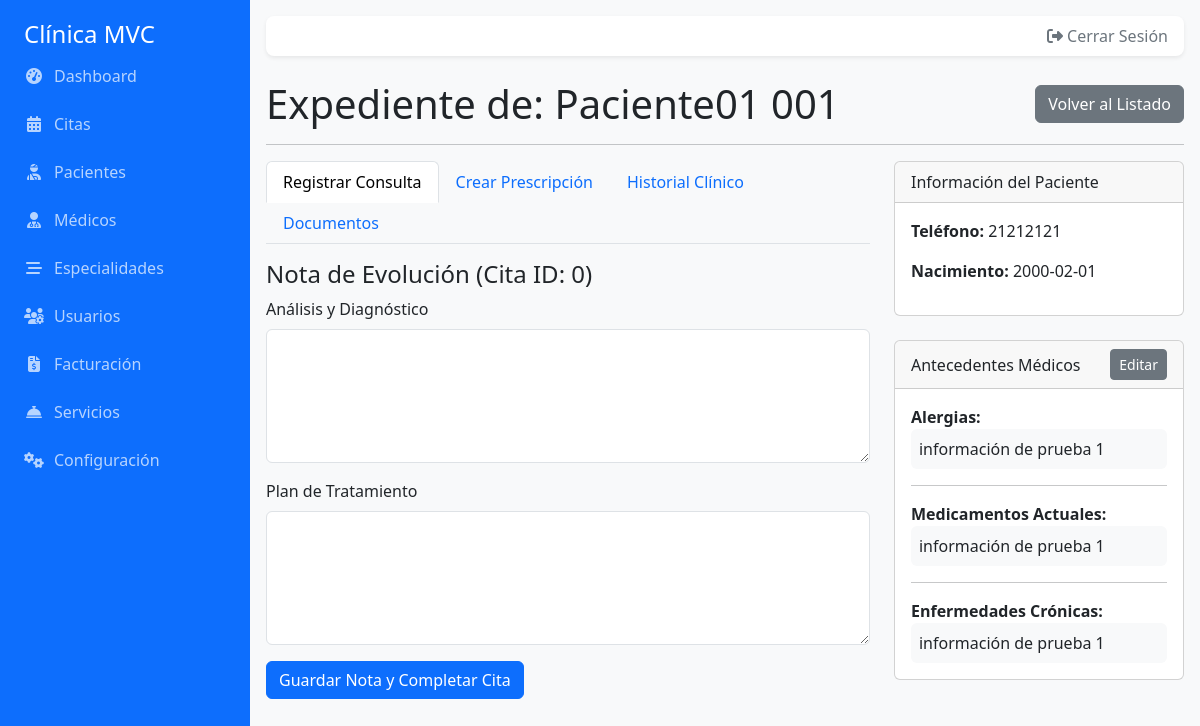
/index.php?controller=Paciente&action=verExpediente&id=1 (signed in), run on the app's committed database.
### tables this page shows
CREATE TABLE `pacientes` (
  `id_paciente` int(11) NOT NULL,
  `id_usuario` int(11) DEFAULT NULL,
  `nombres` varchar(100) NOT NULL,
  `apellidos` varchar(100) NOT NULL,
  `documento_identidad` varchar(20) DEFAULT NULL,
  `fecha_nacimiento` date DEFAULT NULL,
  `telefono` varchar(20) DEFAULT NULL
);

CREATE TABLE `antecedentes_paciente` (
  `id_antecedente` int(11) NOT NULL,
  `id_paciente` int(11) NOT NULL,
  `alergias` text DEFAULT NULL,
  `medicamentos_actuales` text DEFAULT NULL,
  `enfermedades_cronicas` text DEFAULT NULL,
  `ultima_actualizacion` timestamp NOT NULL DEFAULT current_timestamp() ON UPDATE current_timestamp()
);

### app/controllers/PacienteController.php (called while the page is built, shortened)
<?php
require_once __DIR__ . '/../models/Paciente.php';
require_once __DIR__ . '/../models/Antecedente.php';
class PacienteController {
    public function verExpediente() {
        $id_paciente = filter_input(INPUT_GET, 'id', FILTER_SANITIZE_NUMBER_INT);
        $db = (new Database())->getConnection();
        $paciente_model = new Paciente($db);
        $datos_paciente = $paciente_model->buscarPorId($id_paciente);
        $antecedente_model = new Antecedente($db);
        $antecedentes = $antecedente_model->buscarPorPaciente($id_paciente);
        $id_cita_actual = 0;
        require_once __DIR__ . '/../views/medico/expediente.php';
    }
}

### app/models/Paciente.php (called while the page is built, shortened)
<?php
class Paciente {
    private $conn;
    private $tabla = "pacientes";
    public function __construct($db) {
        $this->conn = $db;
    }
    public function buscarPorId($id_paciente) {
        $query = "SELECT p.*, u.correo_electronico
                  FROM " . $this->tabla . " p
                  LEFT JOIN usuarios u ON p.id_usuario = u.id_usuario
                  WHERE p.id_paciente = ? LIMIT 1";
        $stmt = $this->conn->prepare($query);
        $stmt->bindParam(1, $id_paciente);
        $stmt->execute();
        return $stmt->fetch(PDO::FETCH_ASSOC);
    }
}

### app/models/Antecedente.php (called while the page is built, shortened)
<?php
class Antecedente {
    private $conn;
    private $tabla = "antecedentes_paciente";
    public function __construct($db) {
        $this->conn = $db;
    }
    public function buscarPorPaciente($id_paciente) {
        $query = "SELECT * FROM " . $this->tabla . " WHERE id_paciente = ? LIMIT 1";
        $stmt = $this->conn->prepare($query);
        $stmt->bindParam(1, $id_paciente);
        $stmt->execute();
        return $stmt->fetch(PDO::FETCH_ASSOC);
    }
}

### app/views/medico/expediente.php (the view, shortened to what this page needs)
<?php require_once __DIR__ . '/../layout/header.php'; ?>
<div class="d-flex justify-content-between align-items-center mb-3">
    <h1 class="mb-0">Expediente de: <?php echo htmlspecialchars($datos_paciente['nombres'] . ' ' . $datos_paciente['apellidos']); ?></h1>
    <?php if (isset($_SESSION['rol']) && $_SESSION['rol'] == 'Administrador'): ?>
        <a href="index.php?controller=Paciente&action=index" class="btn btn-secondary">Volver al Listado</a>
    <?php else: ?>
        <a href="index.php?controller=Medico&action=agenda" class="btn btn-secondary">Volver a la Agenda</a>
    <?php endif; ?>
</div>
<hr>
<div class="row">
    <div class="col-md-8">
        <ul class="nav nav-tabs" id="expedienteTab" role="tablist">
            <li class="nav-item" role="presentation"><button class="nav-link active" id="nota-actual-tab" data-bs-toggle="tab" data-bs-target="#nota-actual" type="button">Registrar Consulta</button></li>
            <li class="nav-item" role="presentation"><button class="nav-link" id="prescripcion-tab" data-bs-toggle="tab" data-bs-target="#prescripcion" type="button">Crear Prescripción</button></li>
            <li class="nav-item" role="presentation"><button class="nav-link" id="historial-tab" data-bs-toggle="tab" data-bs-target="#historial" type="button">Historial Clínico</button></li>
            <li class="nav-item" role="presentation"><button class="nav-link" id="documentos-tab" data-bs-toggle="tab" data-bs-target="#documentos" type="button">Documentos</button></li>
        </ul>
        <div class="tab-content pt-3" id="expedienteTabContent">
            <div class="tab-pane fade show active" id="nota-actual" role="tabpanel">
                <h4>Nota de Evolución (Cita ID: <?php echo $id_cita_actual; ?>)</h4>
                <form action="index.php?controller=Historial&action=guardar" method="POST">
                    <div class="mb-3">
                        <label for="analisis_diagnostico" class="form-label">Análisis y Diagnóstico</label>
                        <textarea class="form-control" id="analisis_diagnostico" name="analisis_diagnostico" rows="5" required></textarea>
                    </div>
                    <div class="mb-3">
                        <label for="plan_tratamiento" class="form-label">Plan de Tratamiento</label>
                        <textarea class="form-control" id="plan_tratamiento" name="plan_tratamiento" rows="5" required></textarea>
                    </div>
                    <button type="submit" class="btn btn-primary">Guardar Nota y Completar Cita</button>
                </form>
            </div>
        </div>
    </div>
    <div class="col-md-4">
        <div class="card mb-4">
            <div class="card-header">Información del Paciente</div>
            <div class="card-body">
                <p><strong>Teléfono:</strong> <?php echo htmlspecialchars($datos_paciente['telefono'] ?? 'N/A'); ?></p>
                <p><strong>Nacimiento:</strong> <?php echo htmlspecialchars($datos_paciente['fecha_nacimiento'] ?? 'N/A'); ?></p>
            </div>
        </div>
        <div class="card">
            <div class="card-header d-flex justify-content-between align-items-center">
                Antecedentes Médicos
                <button class="btn btn-secondary btn-sm" data-bs-toggle="modal" data-bs-target="#antecedentesModal">
                    Editar
                </button>
            </div>
            <div class="card-body">
                <strong>Alergias:</strong>
                <p class="card-text bg-light p-2 rounded"><?php echo nl2br(htmlspecialchars($antecedentes['alergias'] ?? 'No registradas')); ?></p>
                <hr>
                <strong>Medicamentos Actuales:</strong>
                <p class="card-text bg-light p-2 rounded"><?php echo nl2br(htmlspecialchars($antecedentes['medicamentos_actuales'] ?? 'No registrados')); ?></p>
                <hr>
                <strong>Enfermedades Crónicas:</strong>
                <p class="card-text bg-light p-2 rounded"><?php echo nl2br(htmlspecialchars($antecedentes['enfermedades_cronicas'] ?? 'No registradas')); ?></p>
            </div>
        </div>
    </div>
</div>
<?php require_once __DIR__ . '/../layout/footer.php'; ?>

### public/css/style.css (style rules this page uses)
body { display: flex; background-color: #f8f9fa; }

### data on the page
pacientes: nombres+apellidos "Paciente01 001", telefono "21212121", fecha_nacimiento "2000-02-01"
antecedentes_paciente: alergias "información de prueba 1", medicamentos_actuales "información de prueba 1", enfermedades_cronicas "información de prueba 1"

### other printed values
$item['label'] "Dashboard"
$item['label'] "Citas"
$item['label'] "Pacientes"
$item['label'] "Médicos"
$item['label'] "Especialidades"
$item['label'] "Usuarios"
$item['label'] "Facturación"
$item['label'] "Servicios"
$item['label'] "Configuración"
$id_cita_actual "0"
